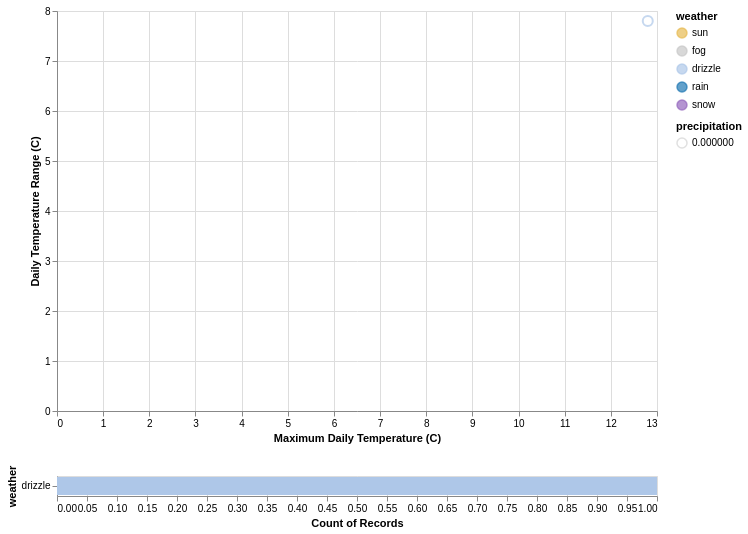

This figure's Vega-Lite source:
### Vega-Lite specification from a JSON file in a GitHub repository (floating-point values rounded to 4 significant figures)
{"config": {"view": {"continuousWidth": 300, "continuousHeight": 300}}, "vconcat": [{"mark": {"type": "point"}, "encoding": {"color": {"condition": {"param": "param_54dd647193d9b3b3", "field": "weather", "scale": {"domain": ["sun", "fog", "drizzle", "rain", "snow"], "range": ["#e7ba52", "#c7c7c7", "#aec7e8", "#1f77b4", "#9467bd"]}, "type": "nominal"}, "value": "lightgray"}, "size": {"field": "precipitation", "scale": {"range": [1, 200]}, "type": "quantitative"}, "x": {"field": "temp_max", "title": "Maximum Daily Temperature (C)", "type": "quantitative"}, "y": {"field": "temp_range", "title": "Daily Temperature Range (C)", "type": "quantitative"}}, "height": 400, "name": "view_3b29225baa9d9617_0", "transform": [{"calculate": "(datum['temp_max'] - datum['temp_min'])", "as": "temp_range"}], "width": 600}, {"mark": {"type": "bar"}, "encoding": {"color": {"field": "weather", "scale": {"domain": ["sun", "fog", "drizzle", "rain", "snow"], "range": ["#e7ba52", "#c7c7c7", "#aec7e8", "#1f77b4", "#9467bd"]}, "type": "nominal"}, "x": {"aggregate": "count", "type": "quantitative"}, "y": {"field": "weather", "type": "nominal"}}, "transform": [{"calculate": "(datum['temp_max'] - datum['temp_min'])", "as": "temp_range"}, {"filter": {"param": "param_54dd647193d9b3b3"}}], "width": 600}], "data": {"name": "data1"}, "params": [{"name": "param_54dd647193d9b3b3", "select": {"type": "interval"}, "views": ["view_3b29225baa9d9617_0"]}], "$schema": "https://vega.github.io/schema/vega-lite/v6.1.0.json", "datasets": {"data1": [{"date": "2012-01-01T00:00:00", "precipitation": 0, "temp_max": 12.8, "temp_min": 5, "wind": 4.7, "weather": "drizzle"}]}}
